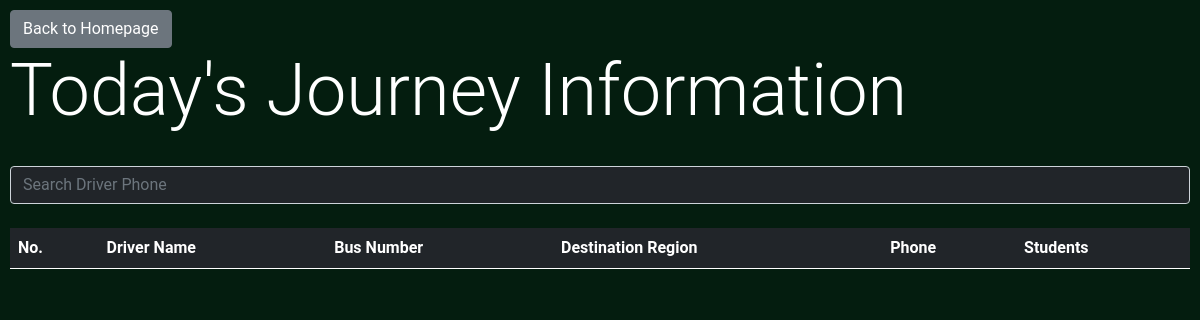
/admin/get_journey_info (signed in), run on an earlier commit of the app's database.
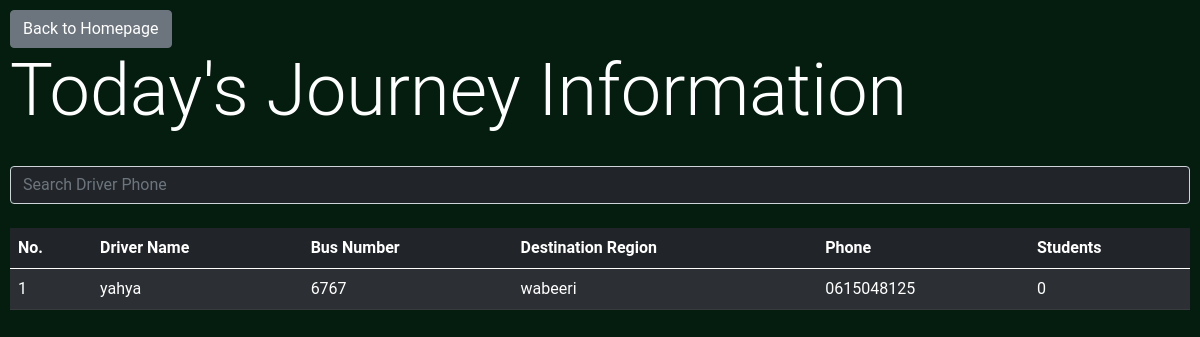
And on a later commit of the database.
### BusManager/models.py (models this page shows, shortened)
class DriverModel(db.Model):
	id = db.Column(db.Integer, primary_key=True)
	name = db.Column(db.String)
	phone = db.Column(db.String)
	bus_number = db.Column(db.String)
	location = db.relationship('LocationModel', secondary=driver_location_association, backref=db.backref('drivers', lazy='dynamic'))
	license_number  = db.Column(db.String)
	experience = db.Column(db.Integer) #Accept in terms of years
	average_rating = db.Column(db.Float) #1-5 Stars (decimal -> resolve in frontend)
	total_ratings = db.Column(db.Integer)
	rating_count = db.Column(db.Integer)
	profile_image = db.Column(db.String) #RawBytes or Hosted Location???
	is_verified = db.Column(db.Boolean)
	phone_verified = db.Column(db.Boolean)
	journeys = db.relationship('JourneyModel', backref='driver')
	timings = db.relationship('TimingModel', secondary=driver_timing_association, backref=db.backref('drivers', lazy='dynamic'))

class LocationModel(db.Model):
	id = db.Column(db.Integer, primary_key=True)
	location_name = db.Column(db.String)

### BusManager/admin/routes.py (the view)
@admin.route('/get_journey_info')
@login_required
def get_journey_info():
	data = []
	drivers = DriverModel.query.all()
	for driver in drivers:
		jn = 0
		for journey in driver.journeys:
			if(journey.timestamp.day == datetime.datetime.utcnow().day):
				jn += 1
		data.append({'driver': driver, 'students': jn})
	return render_template('journey_info.html', title='Journey Information', data=data)

### BusManager/models.py (called while the page is built)
@login_manager.user_loader
def load_user(user_id):
    return AdminUser.query.get(int(user_id))

### BusManager/templates/journey_info.html (shortened to what this page needs)
{% extends 'bs_layout.html' %}
{% block content %}
<a class="btn btn-secondary" href="{{url_for('admin.admin_home')}}">Back to Homepage</a>
<h1 class='display-2'>Today's Journey Information</h1>
<br>
<input type="text" id="searchbar" class="form-control bg-dark text-light" placeholder="Search Driver Phone" onkeyup="tableFilterer(4)"><br>
<table class="table table-striped table-dark" id="tbl">
  <thead>
    <tr>
    <th scope="col">No.</th>
      <th scope="col">Driver Name</th>
	  <th scope="col">Bus Number</th>
     <th scope="col">Destination Region</th>
      <th scope="col">Phone</th>
	  <th scope="col">Students</th>
    </tr>
  </thead>
  <tbody id='tbdy'>
    {% for e in data %}
      <tr onclick="getDetails({{e['driver'].id}})">
        <td>{{loop.index}}</td>
        <td>{{e['driver'].name}}</td>
        <td>{{e['driver'].bus_number}}</td>
        <td>{{e['driver'].location[0].location_name}}</td>
        <td class='phn'>{{e['driver'].phone}}</td>
        <td>{{e['students']}}</td>
      </tr>
    {% endfor %}
  </tbody>
</table>
{% endblock content %}

What changed in the data, as far as the page shows it:
added DriverModel: driver.name "yahya", driver.bus_number "6767", driver.phone "0615048125"
now on this page (row unchanged): LocationModel: driver "wabeeri"
Also different on the page:
new list line: "1 0"
